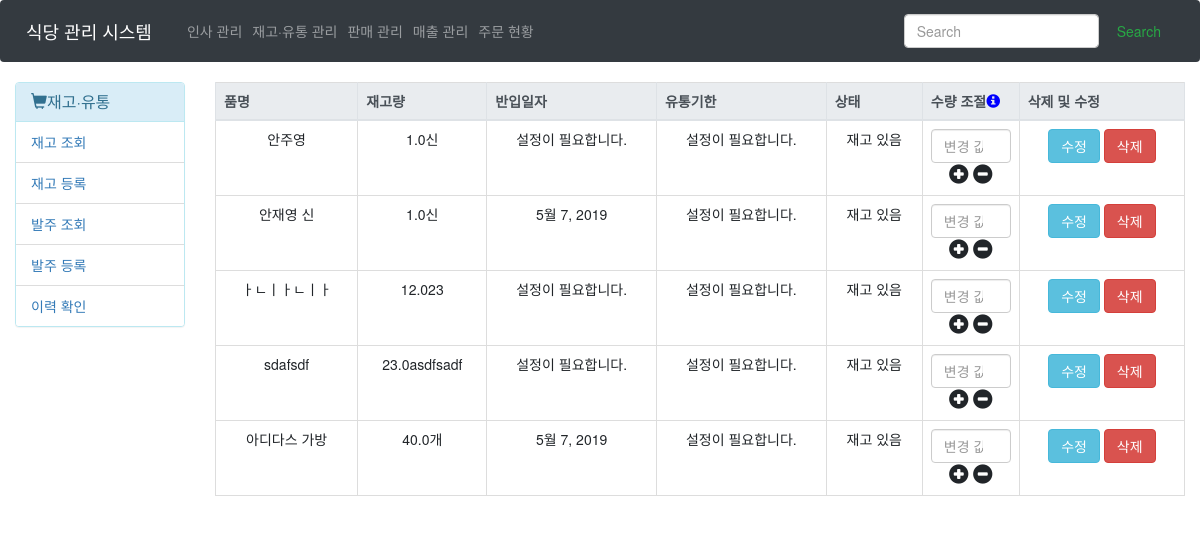
The page /Stock/Inquiry/ on the database as committed earlier.
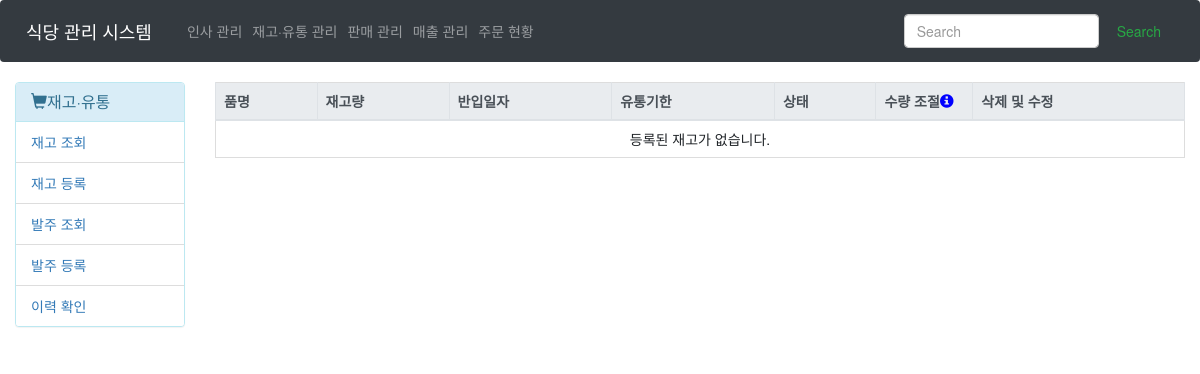
The same page on the database as committed later.
### Main/models.py (models this page shows, shortened)
class Stock(models.Model):
    s_name = models.CharField(max_length=30, verbose_name="재고명")
    s_count = models.FloatField(verbose_name='재고량', default=0)
    s_unit = models.CharField(max_length=10, verbose_name='단위', blank=True, null=True)
    s_incoming_at = models.DateField(verbose_name='반입일자', null=True, blank=True)
    s_status = models.BooleanField(verbose_name='상태', default=True)
    s_caution_num = models.PositiveIntegerField(verbose_name="경고 수량", null=True, blank=True)
    s_expire_at = models.DateTimeField(verbose_name='유통기한', null=True, blank=True)

### Main/views.py (the view)
# urls.py: path('Stock/Inquiry/', views.readItems, name="readItems"),
def readItems(request):
    try:
        Stocks = Stock.objects.all()
    except Exception as e:
        Stocks = None
    return render(request, 'Main/Stock/Stock_read_items.html', {
        'Stocks' : Stocks
    })

### Main/templates/Main/Stock/Stock_read_items.html (shortened to what this page needs)
{% extends 'Main/Stock/main.html' %}
{% block content %}
    <table class="table table-bordered text-center">
    <thead class="thead thead-light">
        <th>품명</th>
        <th>재고량</th>
        <th>반입일자</th>
        <th>유통기한</th>
        <th>상태</th>
        <th style="width : 10%;">수량 조절<i id="tooltip" class="glyphicon glyphicon-info-sign" style="color : blue" title="기존 재고량에 재고를 쉽게 더하거나 뺄 수 있습니다."></i></th>
        <th>삭제 및 수정</th>
    </thead>
    <tbody>
    {% if Stocks %}
        {% for stock in Stocks %}
        <tr>
            <td>{{stock.s_name}}</td>
            <td id="count{{stock.pk}}">{{stock.s_count}}{{stock.s_unit}}</td>
            <td>{{stock.s_incoming_at|default_if_none:"설정이 필요합니다."}}</td>
            <td>{{stock.s_expire_at|default_if_none:"설정이 필요합니다."}}</td>
            {% if stock.s_status == True %}
                <td>재고 있음</td>
            {% else %}
                <td>소진</td>
            {% endif %}
            <td>
                <input id="value{{stock.pk}}" type="number" class="form-control" placeholder="변경 값">
                <i class="glyphicon glyphicon-plus-sign" style="font-size : 20px;" onclick="modifyValue(0, {{stock.s_count}}, {{stock.pk}})"></i>
                <i class="glyphicon glyphicon-minus-sign" style="font-size : 20px;" onclick="modifyValue(1, {{stock.s_count}}, {{stock.pk}})"></i>
            </td>
            <td>
                <form name="update" method="GET" action="{% url 'main:updateItem' stock.pk %}" style="display : inline;">
                    <input type="submit" class="btn btn-info" value="수정">
                </form>
                <form name="delete" method="POST" style="display : inline;">
                    <input type="button" class="btn btn-danger" value="삭제" onclick="isDelete({{stock.pk}});">
                </form>
            </td>
        </tr>
        {% endfor %}
    {% else %}
        <td colspan="8">등록된 재고가 없습니다.</td>
    {% endif %}
    </tbody>
    </table>
{% endblock %}

Rows that differ between the two databases and show on the page:
removed Stock: s_name "안주영", s_count "1.0", s_unit "신", s_incoming_at "설정이 필요합니다.", s_expire_at "설정이 필요합니다.", s_status "재고 있음"
removed Stock: s_name "안재영 신", s_count "1.0", s_unit "신", s_incoming_at "5월 7, 2019", s_expire_at "설정이 필요합니다.", s_status "재고 있음"
removed Stock: s_name "ㅏㄴㅣㅏㄴㅣㅏ", s_count "12.0", s_unit "23", s_incoming_at "설정이 필요합니다.", s_expire_at "설정이 필요합니다.", s_status "재고 있음"
removed Stock: s_name "sdafsdf", s_count "23.0", s_unit "asdfsadf", s_incoming_at "설정이 필요합니다.", s_expire_at "설정이 필요합니다.", s_status "재고 있음"
removed Stock: s_name "아디다스 가방", s_count "40.0", s_unit "개", s_incoming_at "5월 7, 2019", s_expire_at "설정이 필요합니다.", s_status "재고 있음"
Other text that changed with them:
text now shown: "등록된 재고가 없습니다."
